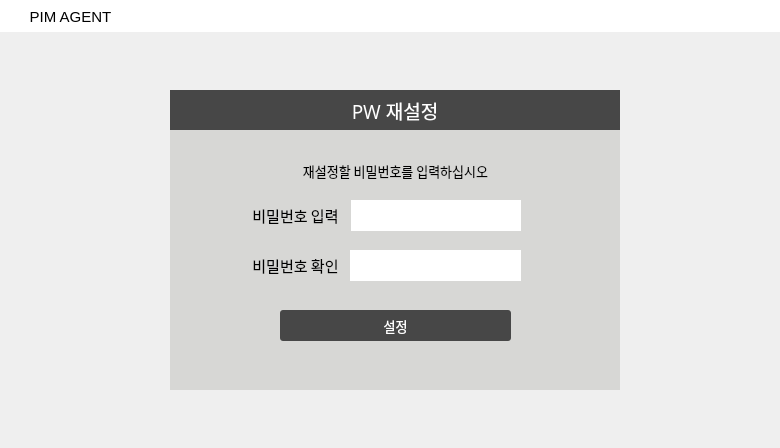
<?xml version="1.0" encoding="UTF-8"?>
<ui version="4.0">
 <class>Dialog</class>
 <widget class="QDialog" name="Dialog">
  <property name="geometry">
   <rect>
    <x>0</x>
    <y>0</y>
    <width>780</width>
    <height>448</height>
   </rect>
  </property>
  <property name="windowTitle">
   <string>Dialog</string>
  </property>
  <widget class="QLabel" name="iconlabel">
   <property name="geometry">
    <rect>
     <x>5</x>
     <y>5</y>
     <width>20</width>
     <height>20</height>
    </rect>
   </property>
   <property name="font">
    <font>
     <family>함초롬돋움</family>
     <pointsize>14</pointsize>
    </font>
   </property>
   <property name="styleSheet">
    <string notr="true">color: black;
background-color: rgba(255,255,255);
text-align:center;</string>
   </property>
   <property name="text">
    <string/>
   </property>
   <property name="alignment">
    <set>Qt::AlignCenter</set>
   </property>
  </widget>
  <widget class="QFrame" name="frame">
   <property name="geometry">
    <rect>
     <x>170</x>
     <y>90</y>
     <width>450</width>
     <height>300</height>
    </rect>
   </property>
   <property name="font">
    <font>
     <family>함초롬돋움</family>
     <pointsize>12</pointsize>
    </font>
   </property>
   <property name="styleSheet">
    <string notr="true">background-color:#D7D7D5;
border: transparent;
</string>
   </property>
   <property name="frameShape">
    <enum>QFrame::StyledPanel</enum>
   </property>
   <property name="frameShadow">
    <enum>QFrame::Raised</enum>
   </property>
   <widget class="QLineEdit" name="newPwEdit">
    <property name="geometry">
     <rect>
      <x>180</x>
      <y>110</y>
      <width>171</width>
      <height>31</height>
     </rect>
    </property>
    <property name="font">
     <font>
      <family>돋움</family>
      <pointsize>12</pointsize>
     </font>
    </property>
    <property name="styleSheet">
     <string notr="true">background-color:#ffffff;</string>
    </property>
    <property name="echoMode">
     <enum>QLineEdit::Password</enum>
    </property>
    <property name="alignment">
     <set>Qt::AlignLeading|Qt::AlignLeft|Qt::AlignVCenter</set>
    </property>
   </widget>
   <widget class="QLabel" name="newPwLabel">
    <property name="geometry">
     <rect>
      <x>70</x>
      <y>110</y>
      <width>111</width>
      <height>31</height>
     </rect>
    </property>
    <property name="font">
     <font>
      <family>HY견고딕</family>
      <pointsize>11</pointsize>
     </font>
    </property>
    <property name="styleSheet">
     <string notr="true">border:trasparent;</string>
    </property>
    <property name="text">
     <string>비밀번호 입력</string>
    </property>
    <property name="alignment">
     <set>Qt::AlignCenter</set>
    </property>
   </widget>
   <widget class="QPushButton" name="resetPwBtn">
    <property name="geometry">
     <rect>
      <x>110</x>
      <y>220</y>
      <width>231</width>
      <height>31</height>
     </rect>
    </property>
    <property name="palette">
     <palette>
      <active>
       <colorrole role="WindowText">
        <brush brushstyle="SolidPattern">
         <color alpha="255">
          <red>255</red>
          <green>255</green>
          <blue>255</blue>
         </color>
        </brush>
       </colorrole>
       <colorrole role="Button">
        <brush brushstyle="SolidPattern">
         <color alpha="255">
          <red>71</red>
          <green>71</green>
          <blue>71</blue>
         </color>
        </brush>
       </colorrole>
       <colorrole role="Text">
        <brush brushstyle="SolidPattern">
         <color alpha="255">
          <red>255</red>
          <green>255</green>
          <blue>255</blue>
         </color>
        </brush>
       </colorrole>
       <colorrole role="ButtonText">
        <brush brushstyle="SolidPattern">
         <color alpha="255">
          <red>255</red>
          <green>255</green>
          <blue>255</blue>
         </color>
        </brush>
       </colorrole>
       <colorrole role="Base">
        <brush brushstyle="SolidPattern">
         <color alpha="255">
          <red>71</red>
          <green>71</green>
          <blue>71</blue>
         </color>
        </brush>
       </colorrole>
       <colorrole role="Window">
        <brush brushstyle="SolidPattern">
         <color alpha="255">
          <red>71</red>
          <green>71</green>
          <blue>71</blue>
         </color>
        </brush>
       </colorrole>
      </active>
      <inactive>
       <colorrole role="WindowText">
        <brush brushstyle="SolidPattern">
         <color alpha="255">
          <red>255</red>
          <green>255</green>
          <blue>255</blue>
         </color>
        </brush>
       </colorrole>
       <colorrole role="Button">
        <brush brushstyle="SolidPattern">
         <color alpha="255">
          <red>71</red>
          <green>71</green>
          <blue>71</blue>
         </color>
        </brush>
       </colorrole>
       <colorrole role="Text">
        <brush brushstyle="SolidPattern">
         <color alpha="255">
          <red>255</red>
          <green>255</green>
          <blue>255</blue>
         </color>
        </brush>
       </colorrole>
       <colorrole role="ButtonText">
        <brush brushstyle="SolidPattern">
         <color alpha="255">
          <red>255</red>
          <green>255</green>
          <blue>255</blue>
         </color>
        </brush>
       </colorrole>
       <colorrole role="Base">
        <brush brushstyle="SolidPattern">
         <color alpha="255">
          <red>71</red>
          <green>71</green>
          <blue>71</blue>
         </color>
        </brush>
       </colorrole>
       <colorrole role="Window">
        <brush brushstyle="SolidPattern">
         <color alpha="255">
          <red>71</red>
          <green>71</green>
          <blue>71</blue>
         </color>
        </brush>
       </colorrole>
      </inactive>
      <disabled>
       <colorrole role="WindowText">
        <brush brushstyle="SolidPattern">
         <color alpha="255">
          <red>255</red>
          <green>255</green>
          <blue>255</blue>
         </color>
        </brush>
       </colorrole>
       <colorrole role="Button">
        <brush brushstyle="SolidPattern">
         <color alpha="255">
          <red>71</red>
          <green>71</green>
          <blue>71</blue>
         </color>
        </brush>
       </colorrole>
       <colorrole role="Text">
        <brush brushstyle="SolidPattern">
         <color alpha="255">
          <red>255</red>
          <green>255</green>
          <blue>255</blue>
         </color>
        </brush>
       </colorrole>
       <colorrole role="ButtonText">
        <brush brushstyle="SolidPattern">
         <color alpha="255">
          <red>255</red>
          <green>255</green>
          <blue>255</blue>
         </color>
        </brush>
       </colorrole>
       <colorrole role="Base">
        <brush brushstyle="SolidPattern">
         <color alpha="255">
          <red>71</red>
          <green>71</green>
          <blue>71</blue>
         </color>
        </brush>
       </colorrole>
       <colorrole role="Window">
        <brush brushstyle="SolidPattern">
         <color alpha="255">
          <red>71</red>
          <green>71</green>
          <blue>71</blue>
         </color>
        </brush>
       </colorrole>
      </disabled>
     </palette>
    </property>
    <property name="font">
     <font>
      <family>HY견고딕</family>
      <pointsize>10</pointsize>
      <weight>50</weight>
      <bold>false</bold>
     </font>
    </property>
    <property name="styleSheet">
     <string notr="true">QPushButton{
color: white;
background-color:#474747;
border-style: solid;
border-radius:3px;
}

 QPushButton:hover {
background-color:#9E9E9E;
 }</string>
    </property>
    <property name="text">
     <string>설정</string>
    </property>
   </widget>
   <widget class="QLabel" name="titleLabel_2">
    <property name="geometry">
     <rect>
      <x>0</x>
      <y>0</y>
      <width>450</width>
      <height>40</height>
     </rect>
    </property>
    <property name="font">
     <font>
      <family>HY견고딕</family>
      <pointsize>14</pointsize>
     </font>
    </property>
    <property name="styleSheet">
     <string notr="true">color: white;
background-color:#474747;
text-align:center;
border-right:transparent;</string>
    </property>
    <property name="text">
     <string>PW 재설정</string>
    </property>
    <property name="alignment">
     <set>Qt::AlignCenter</set>
    </property>
   </widget>
   <widget class="QLabel" name="EmailResetLabel">
    <property name="geometry">
     <rect>
      <x>50</x>
      <y>60</y>
      <width>351</width>
      <height>41</height>
     </rect>
    </property>
    <property name="font">
     <font>
      <family>HY견고딕</family>
      <pointsize>10</pointsize>
     </font>
    </property>
    <property name="styleSheet">
     <string notr="true">border:trasparent;</string>
    </property>
    <property name="text">
     <string>재설정할 비밀번호를 입력하십시오</string>
    </property>
    <property name="alignment">
     <set>Qt::AlignCenter</set>
    </property>
    <property name="wordWrap">
     <bool>true</bool>
    </property>
   </widget>
   <widget class="QLabel" name="newPwValidLabel">
    <property name="geometry">
     <rect>
      <x>70</x>
      <y>160</y>
      <width>111</width>
      <height>31</height>
     </rect>
    </property>
    <property name="font">
     <font>
      <family>HY견고딕</family>
      <pointsize>11</pointsize>
     </font>
    </property>
    <property name="styleSheet">
     <string notr="true">border:trasparent;</string>
    </property>
    <property name="text">
     <string>비밀번호 확인</string>
    </property>
    <property name="alignment">
     <set>Qt::AlignCenter</set>
    </property>
   </widget>
   <widget class="QLineEdit" name="newPwValidEdit">
    <property name="geometry">
     <rect>
      <x>180</x>
      <y>160</y>
      <width>171</width>
      <height>31</height>
     </rect>
    </property>
    <property name="font">
     <font>
      <family>돋움</family>
      <pointsize>12</pointsize>
     </font>
    </property>
    <property name="styleSheet">
     <string notr="true">background-color:#ffffff;</string>
    </property>
    <property name="text">
     <string/>
    </property>
    <property name="echoMode">
     <enum>QLineEdit::Password</enum>
    </property>
    <property name="alignment">
     <set>Qt::AlignLeading|Qt::AlignLeft|Qt::AlignVCenter</set>
    </property>
   </widget>
  </widget>
  <widget class="QLabel" name="titleLabel_3">
   <property name="geometry">
    <rect>
     <x>0</x>
     <y>0</y>
     <width>780</width>
     <height>32</height>
    </rect>
   </property>
   <property name="font">
    <font>
     <family>함초롬돋움</family>
     <pointsize>14</pointsize>
    </font>
   </property>
   <property name="styleSheet">
    <string notr="true">color: black;
background-color: rgba(255,255,255);
text-align:center;
 border-bottom: 0.4px solid black;
</string>
   </property>
   <property name="text">
    <string/>
   </property>
   <property name="alignment">
    <set>Qt::AlignCenter</set>
   </property>
  </widget>
  <widget class="QPushButton" name="closeBtn">
   <property name="geometry">
    <rect>
     <x>740</x>
     <y>0</y>
     <width>41</width>
     <height>31</height>
    </rect>
   </property>
   <property name="styleSheet">
    <string notr="true">QPushButton{
background-color:transparent;
border:transparent;
}

 QPushButton:hover {
     background-color: rgb(191, 83, 62);
 }</string>
   </property>
   <property name="text">
    <string/>
   </property>
  </widget>
  <widget class="QPushButton" name="minimizeBtn">
   <property name="geometry">
    <rect>
     <x>700</x>
     <y>0</y>
     <width>41</width>
     <height>31</height>
    </rect>
   </property>
   <property name="font">
    <font>
     <family>Arial</family>
     <pointsize>20</pointsize>
    </font>
   </property>
   <property name="styleSheet">
    <string notr="true">QPushButton{
background-color:transparent;
border:transparent;

}

 QPushButton:hover {
background-color:#EFEFED;
 }</string>
   </property>
   <property name="text">
    <string/>
   </property>
  </widget>
  <widget class="QLabel" name="iconlabel_2">
   <property name="geometry">
    <rect>
     <x>15</x>
     <y>2</y>
     <width>111</width>
     <height>30</height>
    </rect>
   </property>
   <property name="font">
    <font>
     <family>Arial</family>
     <pointsize>11</pointsize>
     <weight>50</weight>
     <bold>false</bold>
    </font>
   </property>
   <property name="styleSheet">
    <string notr="true">color: black;
background-color: transparent;
text-align:center;</string>
   </property>
   <property name="text">
    <string>PIM AGENT</string>
   </property>
   <property name="alignment">
    <set>Qt::AlignCenter</set>
   </property>
  </widget>
  <zorder>titleLabel_3</zorder>
  <zorder>iconlabel</zorder>
  <zorder>frame</zorder>
  <zorder>closeBtn</zorder>
  <zorder>minimizeBtn</zorder>
  <zorder>iconlabel_2</zorder>
 </widget>
 <resources/>
 <connections/>
</ui>
